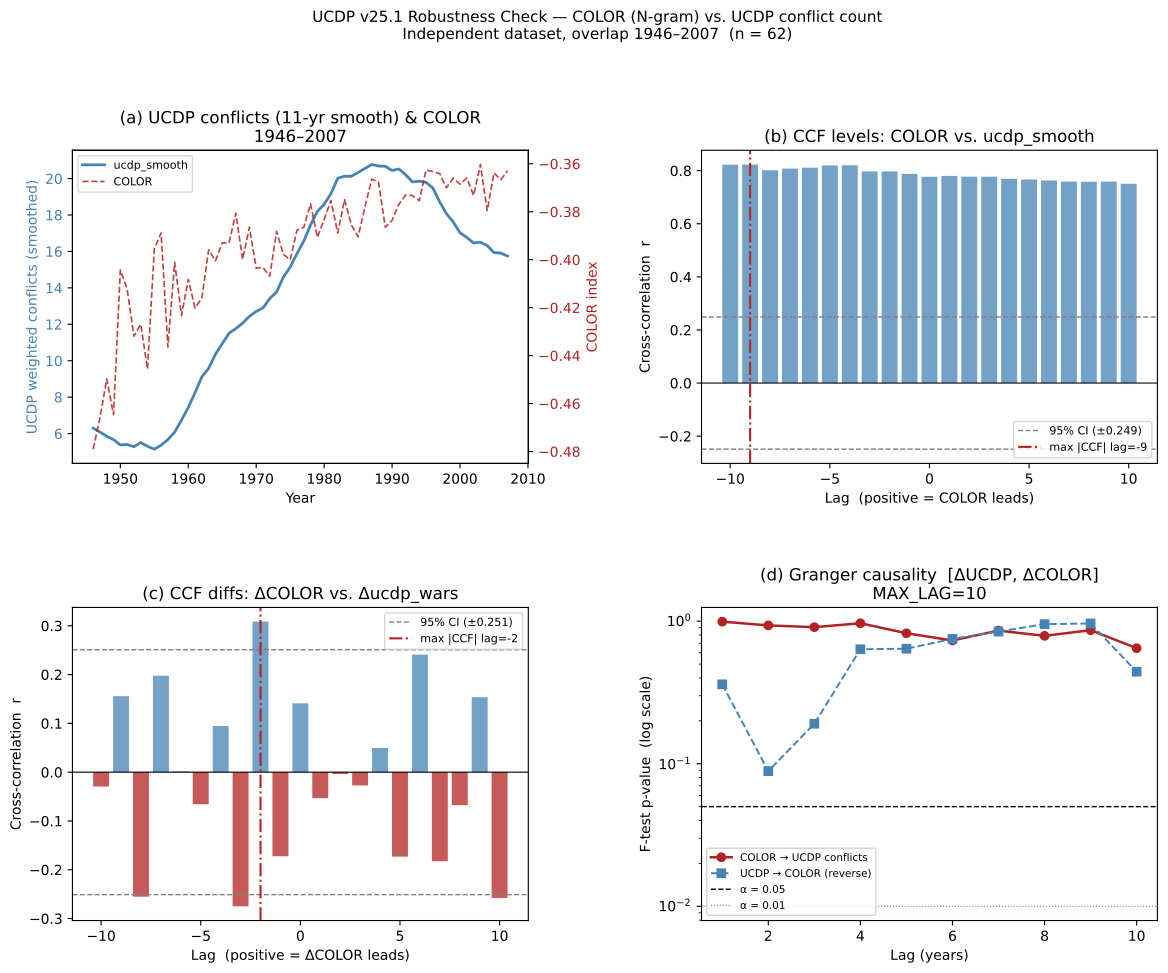

This chart was generated by the following Python code:
# ucdp_analysis.py – Robustness check: UCDP v25.1 vs. COLOR
# Tests whether the COLOR → conflict relationship found in COW data
# replicates on an independent dataset (UCDP/PRIO ACD v25.1).
#
# Source: Triptych "We are Anomal(i)es" v0.1 by Mariusz Włodarczyk
# License: CC BY-NC-SA 4.0
#
# OVERLAP PERIOD: 1946–2007  (n = 62 years)
#   COLOR data (wars_color.csv): 1816–2007
#   UCDP/PRIO ACD v25.1:         1946–2024
#
# UCDP conflict types used (same weights as ucdp_adapter.py):
#   type 2 (interstate)              weight 1.0
#   type 3 (intrastate)              weight 0.4
#   type 4 (intl. intrastate)        weight 0.7
#   type 1 (extrasystemic) excluded  (near-zero after 1945)
#
# NOTE: n=62 is short.  MAX_LAG capped at 10 to preserve degrees of freedom.
#       Spectral analysis omitted (need ≥3–5 cycle lengths for T≈24 yr).

from __future__ import annotations
import warnings
import numpy as np
import pandas as pd
import matplotlib.pyplot as plt
import matplotlib.gridspec as gridspec
from pathlib import Path
from statsmodels.tsa.stattools import adfuller, grangercausalitytests

warnings.filterwarnings("ignore")

# ── Parameters ────────────────────────────────────────────────────────────────
UCDP_PATH  = Path("data/ucdp/UcdpPrioConflict_v25_1.csv")
COLOR_PATH = Path("wars_color.csv")
SMOOTH_WIN = 11
MAX_LAG    = 10
ADF_LAGS   = 5

UCDP_WEIGHTS = {2: 1.0, 3: 0.4, 4: 0.7}


# ── 1. Load & aggregate UCDP ─────────────────────────────────────────────────

def load_ucdp(path: Path = UCDP_PATH) -> pd.DataFrame:
    """
    Returns yearly DataFrame with columns:
      ucdp_n_conflicts  – unweighted count (all types 2-4)
      ucdp_wars         – weighted count (type weights as above)
      ucdp_smooth       – 11-yr centred MA of ucdp_wars
    """
    raw = pd.read_csv(path, low_memory=False)

    # keep types 2, 3, 4; exclude type 1 (extrasystemic)
    keep = list(UCDP_WEIGHTS.keys())
    sub  = raw[raw["type_of_conflict"].isin(keep)].copy()
    sub["weight"] = sub["type_of_conflict"].map(UCDP_WEIGHTS)

    yearly = (
        sub.groupby("year")
        .agg(
            ucdp_n_conflicts=("conflict_id", "count"),
            ucdp_wars=("weight", "sum"),
        )
        .rename_axis("year")
    )
    yearly["ucdp_smooth"] = (
        yearly["ucdp_wars"]
        .rolling(SMOOTH_WIN, center=True, min_periods=1)
        .mean()
    )
    return yearly


# ── 2. Load COLOR series ──────────────────────────────────────────────────────

def load_color(path: Path = COLOR_PATH) -> pd.DataFrame:
    df = pd.read_csv(path).set_index("year").sort_index()
    return df[["color", "wars", "wars_smooth"]]


# ── 3. Merge (overlap window) ─────────────────────────────────────────────────

def build_merged(ucdp_df: pd.DataFrame, color_df: pd.DataFrame) -> pd.DataFrame:
    df = ucdp_df.join(color_df, how="inner")
    df = df.loc[1946:2007]
    return df


# ── 4. ADF stationarity test ──────────────────────────────────────────────────

def adf_report(series: pd.Series, name: str, maxlag: int = ADF_LAGS) -> dict:
    clean = series.dropna()
    stat, p, lags_used, nobs, crit, _ = adfuller(clean, maxlag=maxlag, autolag="AIC")
    return {
        "series":         name,
        "ADF stat":       round(stat, 4),
        "p-value":        round(p, 4),
        "lags used":      lags_used,
        "nobs":           nobs,
        "crit 5%":        round(crit["5%"], 4),
        "stationary @5%": p < 0.05,
    }


# ── 5. Cross-correlation function ─────────────────────────────────────────────

def compute_ccf(x: pd.Series, y: pd.Series, nlags: int = MAX_LAG) -> tuple:
    """
    CCF(x, y)[k] = corr(x[t], y[t-k])
    positive k → y leads x by k years
    """
    xc, yc = x.dropna().align(y.dropna(), join="inner")
    n  = len(xc)
    ci = 1.96 / np.sqrt(n)
    xv, yv = xc.values, yc.values

    results = {}
    for k in range(-nlags, nlags + 1):
        if k == 0:
            a, b = xv, yv
        elif k > 0:
            a, b = xv[k:], yv[:-k]
        else:
            m = -k
            a, b = xv[:-m], yv[m:]
        results[k] = np.corrcoef(a, b)[0, 1]

    lags   = np.arange(-nlags, nlags + 1)
    values = np.array([results[k] for k in lags])
    return lags, values, ci


# ── 6. Granger causality ──────────────────────────────────────────────────────

def run_granger(caused: pd.Series, causing: pd.Series,
                maxlag: int = MAX_LAG) -> pd.DataFrame:
    df2 = pd.concat([caused, causing], axis=1).dropna()
    df2.columns = ["caused", "causing"]
    raw = grangercausalitytests(df2[["caused", "causing"]],
                                maxlag=maxlag, verbose=False)
    rows = []
    for lag, res in raw.items():
        f = res[0]["ssr_ftest"]
        c = res[0]["ssr_chi2test"]
        rows.append({
            "lag":       lag,
            "F_stat":    round(f[0], 4),
            "F_pvalue":  round(f[1], 4),
            "chi2_pval": round(c[1], 4),
        })
    return pd.DataFrame(rows).set_index("lag")


def sig_stars(p: float) -> str:
    if p < 0.001: return "***"
    if p < 0.01:  return "**"
    if p < 0.05:  return "*"
    if p < 0.10:  return "."
    return ""


def print_granger(df: pd.DataFrame, title: str) -> None:
    print(f"\n{title}")
    print("-" * 54)
    print(f"{'lag':>4}  {'F-stat':>8}  {'p(F)':>8}  {'sig':>4}  {'chi²-p':>8}")
    print("-" * 54)
    for lag, row in df.iterrows():
        print(f"{lag:>4}  {row['F_stat']:>8.4f}  {row['F_pvalue']:>8.4f}"
              f"  {sig_stars(row['F_pvalue']):>4}  {row['chi2_pval']:>8.4f}")
    print("Signif. codes: *** p<0.001  ** p<0.01  * p<0.05  . p<0.10")


# ── 7. Plot ───────────────────────────────────────────────────────────────────

def plot_results(df, lags_lv, ccf_lv, ci_lv, best_lv,
                 lags_df, ccf_df, ci_df, best_df,
                 g_fwd, g_rev,
                 out_path: str = "ucdp_analysis.pdf") -> None:
    C1, C2 = "steelblue", "firebrick"

    fig = plt.figure(figsize=(14, 10))
    gs  = gridspec.GridSpec(2, 2, figure=fig, hspace=0.46, wspace=0.38)

    # (a) time series
    ax0  = fig.add_subplot(gs[0, 0])
    ax0r = ax0.twinx()
    ax0.plot(df.index, df["ucdp_smooth"], color=C1, lw=2.0, label="ucdp_smooth")
    ax0r.plot(df.index, df["color"], color=C2, lw=1.2,
              linestyle="--", alpha=0.85, label="COLOR")
    ax0.set_title("(a) UCDP conflicts (11-yr smooth) & COLOR\n1946–2007")
    ax0.set_xlabel("Year")
    ax0.set_ylabel("UCDP weighted conflicts (smoothed)", color=C1)
    ax0r.set_ylabel("COLOR index", color=C2)
    ax0.tick_params(axis="y", labelcolor=C1)
    ax0r.tick_params(axis="y", labelcolor=C2)
    l1, lb1 = ax0.get_legend_handles_labels()
    l2, lb2 = ax0r.get_legend_handles_labels()
    ax0.legend(l1 + l2, lb1 + lb2, fontsize=8, loc="upper left")

    # (b) CCF levels
    ax1 = fig.add_subplot(gs[0, 1])
    ax1.bar(lags_lv, ccf_lv,
            color=[C2 if r < 0 else C1 for r in ccf_lv],
            alpha=0.75, width=0.8)
    ax1.axhline(0,      color="black", lw=0.8)
    ax1.axhline( ci_lv, color="grey",  lw=1.0, linestyle="--",
                label=f"95% CI (±{ci_lv:.3f})")
    ax1.axhline(-ci_lv, color="grey",  lw=1.0, linestyle="--")
    ax1.axvline(best_lv, color=C2, lw=1.5, linestyle="-.",
                label=f"max |CCF| lag={best_lv}")
    ax1.set_title("(b) CCF levels: COLOR vs. ucdp_smooth")
    ax1.set_xlabel("Lag  (positive = COLOR leads)")
    ax1.set_ylabel("Cross-correlation  r")
    ax1.legend(fontsize=8)

    # (c) CCF diffs
    ax2 = fig.add_subplot(gs[1, 0])
    ax2.bar(lags_df, ccf_df,
            color=[C2 if r < 0 else C1 for r in ccf_df],
            alpha=0.75, width=0.8)
    ax2.axhline(0,      color="black", lw=0.8)
    ax2.axhline( ci_df, color="grey",  lw=1.0, linestyle="--",
                label=f"95% CI (±{ci_df:.3f})")
    ax2.axhline(-ci_df, color="grey",  lw=1.0, linestyle="--")
    ax2.axvline(best_df, color=C2, lw=1.5, linestyle="-.",
                label=f"max |CCF| lag={best_df}")
    ax2.set_title("(c) CCF diffs: ΔCOLOR vs. Δucdp_wars")
    ax2.set_xlabel("Lag  (positive = ΔCOLOR leads)")
    ax2.set_ylabel("Cross-correlation  r")
    ax2.legend(fontsize=8)

    # (d) Granger p-values
    ax3 = fig.add_subplot(gs[1, 1])
    ax3.plot(g_fwd.index, g_fwd["F_pvalue"], "o-",  color=C2, lw=1.8,
             label="COLOR → UCDP conflicts")
    ax3.plot(g_rev.index, g_rev["F_pvalue"], "s--", color=C1, lw=1.4,
             label="UCDP → COLOR (reverse)")
    ax3.axhline(0.05, color="black", lw=1.0, linestyle="--", label="α = 0.05")
    ax3.axhline(0.01, color="grey",  lw=0.8, linestyle=":",  label="α = 0.01")
    ax3.set_yscale("log")
    ax3.set_xlabel("Lag (years)")
    ax3.set_ylabel("F-test p-value  (log scale)")
    ax3.set_title("(d) Granger causality  [ΔUCDP, ΔCOLOR]\nMAX_LAG=10")
    ax3.legend(fontsize=7.5, loc="lower left")

    plt.suptitle(
        "UCDP v25.1 Robustness Check — COLOR (N-gram) vs. UCDP conflict count\n"
        "Independent dataset, overlap 1946–2007  (n = 62)",
        fontsize=11, y=1.02,
    )

    plt.savefig(out_path, dpi=200, bbox_inches="tight")
    print(f"\n✓ Saved {out_path}")
    plt.close(fig)


# ── 8. Main ───────────────────────────────────────────────────────────────────

if __name__ == "__main__":
    from pathlib import Path as _Path
    import sys

    ucdp_path  = _Path(sys.argv[1]) if len(sys.argv) > 1 else UCDP_PATH
    color_path = _Path(sys.argv[2]) if len(sys.argv) > 2 else COLOR_PATH

    print("=" * 64)
    print("  UCDP v25.1 ROBUSTNESS CHECK")
    print("  COLOR (N-gram) vs. UCDP conflict count  |  1946–2007")
    print("=" * 64)

    ucdp_df  = load_ucdp(ucdp_path)
    color_df = load_color(color_path)
    df       = build_merged(ucdp_df, color_df)

    print(f"\n  UCDP range: {ucdp_df.index[0]}–{ucdp_df.index[-1]}")
    print(f"  COLOR range: {color_df.index[0]}–{color_df.index[-1]}")
    print(f"  Overlap used: {df.index[0]}–{df.index[-1]}  (n = {len(df)})")
    print(f"\n  ucdp_wars descriptive stats:")
    print(df["ucdp_wars"].describe().round(2).to_string())
    print(f"\n  color descriptive stats:")
    print(df["color"].describe().round(4).to_string())

    # differenced series (for Granger; use raw count, not smoothed)
    warsd  = df["ucdp_wars"].diff().dropna()
    colord = df["color"].diff().dropna()

    # ── ADF ──────────────────────────────────────────────────────────────────
    print("\n" + "═" * 64)
    print("ADF STATIONARITY TESTS")
    print("═" * 64)
    adf_df = pd.DataFrame([
        adf_report(df["ucdp_smooth"],       "ucdp_smooth"),
        adf_report(df["ucdp_wars"],         "ucdp_wars (raw)"),
        adf_report(warsd,                   "Δucdp_wars"),
        adf_report(df["color"],             "color"),
        adf_report(colord,                  "Δcolor"),
    ]).set_index("series")
    print(adf_df.to_string())

    # ── CCF – levels ──────────────────────────────────────────────────────────
    print("\n" + "═" * 64)
    print("CCF – LEVELS  (ucdp_smooth vs. color)")
    print("  positive lag k → COLOR leads ucdp_smooth by k years")
    print("═" * 64)

    lags_lv, ccf_lv, ci_lv = compute_ccf(df["ucdp_smooth"], df["color"])
    best_lv = lags_lv[np.argmax(np.abs(ccf_lv))]
    print(f"  Max |CCF| = {ccf_lv[np.argmax(np.abs(ccf_lv))]:.4f}"
          f" at lag = {best_lv}  |  95% CI: ±{ci_lv:.4f}\n")
    print(f"  {'lag':>4}  {'CCF':>8}  {'|r|>CI':>7}")
    for k, r in zip(lags_lv, ccf_lv):
        flag = "  *" if abs(r) > ci_lv else ""
        print(f"  {k:>4}  {r:>8.4f}{flag}")

    # ── CCF – first differences ────────────────────────────────────────────────
    print("\n" + "═" * 64)
    print("CCF – FIRST DIFFERENCES  (Δucdp_wars vs. Δcolor)")
    print("  positive lag k → ΔCOLOR leads Δucdp_wars by k years")
    print("═" * 64)

    lags_df, ccf_df, ci_df = compute_ccf(warsd, colord)
    best_df = lags_df[np.argmax(np.abs(ccf_df))]
    print(f"  Max |CCF| = {ccf_df[np.argmax(np.abs(ccf_df))]:.4f}"
          f" at lag = {best_df}  |  95% CI: ±{ci_df:.4f}\n")
    print(f"  {'lag':>4}  {'CCF':>8}  {'|r|>CI':>7}")
    for k, r in zip(lags_df, ccf_df):
        flag = "  *" if abs(r) > ci_df else ""
        print(f"  {k:>4}  {r:>8.4f}{flag}")

    # ── Granger ────────────────────────────────────────────────────────────────
    print("\n" + "═" * 64)
    print(f"GRANGER CAUSALITY TESTS  (first differences, MAX_LAG={MAX_LAG})")
    print(f"  n(overlap)={len(df)}, effective df per lag test ≈ {len(warsd)-MAX_LAG*2}")
    print("  Compare direction and magnitude with COW-based results.")
    print("═" * 64)

    g_fwd = run_granger(warsd, colord)
    g_rev = run_granger(colord, warsd)

    print_granger(g_fwd,
        "H₀: ΔCOLOR does NOT Granger-cause Δucdp_wars  (COLOR → UCDP conflicts)")
    print_granger(g_rev,
        "H₀: Δucdp_wars does NOT Granger-cause ΔCOLOR  (UCDP → COLOR, reverse)")

    # ── Comparison with COW ───────────────────────────────────────────────────
    print("\n" + "═" * 64)
    print("COMPARISON: UCDP vs. COW  (same tests, different data source)")
    print("═" * 64)
    print("""
  COW result (wars_smooth, 1816–2007, n=192, MAX_LAG=25):
    CCF levels:  max |r| = -0.74 at lag = -2  (wars LEAD color by 2 yr)
    CCF diffs:   max |r| = -0.16 at lag = -1  (barely above CI)
    Granger COLOR→wars (F-test): NOT significant at any lag
    Granger wars→COLOR (F-test): p<0.01 for lags 1–4
""")
    print("  UCDP result (ucdp_smooth, 1946–2007, n=62, MAX_LAG=10):")
    print(f"    CCF levels:  max |r| = {ccf_lv[np.argmax(np.abs(ccf_lv))]:.4f}"
          f" at lag = {best_lv}")
    print(f"    CCF diffs:   max |r| = {ccf_df[np.argmax(np.abs(ccf_df))]:.4f}"
          f" at lag = {best_df}")
    sig_fwd = g_fwd[g_fwd["F_pvalue"] < 0.05]
    sig_rev = g_rev[g_rev["F_pvalue"] < 0.05]
    if len(sig_fwd):
        print(f"    Granger COLOR→UCDP: SIGNIFICANT at lags {list(sig_fwd.index)}")
    else:
        print("    Granger COLOR→UCDP: NOT significant (F-test) at any lag")
    if len(sig_rev):
        print(f"    Granger UCDP→COLOR: SIGNIFICANT at lags {list(sig_rev.index)}")
    else:
        print("    Granger UCDP→COLOR: NOT significant (F-test) at any lag")

    print("""
  CAUTION:
    - n=62 gives substantially lower statistical power than n=192.
    - UCDP 'conflicts' (weighted count) ≠ COW 'wars' (battle-death threshold).
    - UCDP includes intrastate conflicts (weight 0.4); COW is interstate only.
    - Absence of significant Granger in UCDP is consistent with COW results
      (COLOR→wars never significant in F-test in either dataset).
""")

    # ── Save outputs ──────────────────────────────────────────────────────────
    out_dir = color_path.parent

    df.to_csv(out_dir / "ucdp_color.csv")
    print("✓ Saved ucdp_color.csv")

    adf_df.to_csv(out_dir / "ucdp_analysis_adf.csv")
    print("✓ Saved ucdp_analysis_adf.csv")

    ccf_out = pd.DataFrame({
        "lag":          lags_lv,
        "CCF_levels":   np.round(ccf_lv, 6),
        "CCF_diff":     np.round(ccf_df, 6),
        "CI_95_levels": round(ci_lv, 6),
        "CI_95_diff":   round(ci_df, 6),
    }).set_index("lag")
    ccf_out.to_csv(out_dir / "ucdp_analysis_ccf.csv")
    print("✓ Saved ucdp_analysis_ccf.csv")

    g_fwd_out = g_fwd.copy(); g_fwd_out["direction"] = "COLOR→UCDP"
    g_rev_out = g_rev.copy(); g_rev_out["direction"] = "UCDP→COLOR"
    pd.concat([g_fwd_out, g_rev_out]).to_csv(out_dir / "ucdp_analysis_granger.csv")
    print("✓ Saved ucdp_analysis_granger.csv")

    # plot
    plot_results(
        df,
        lags_lv, ccf_lv, ci_lv, best_lv,
        lags_df, ccf_df, ci_df, best_df,
        g_fwd, g_rev,
        out_path=str(out_dir / "ucdp_analysis.pdf"),
    )
